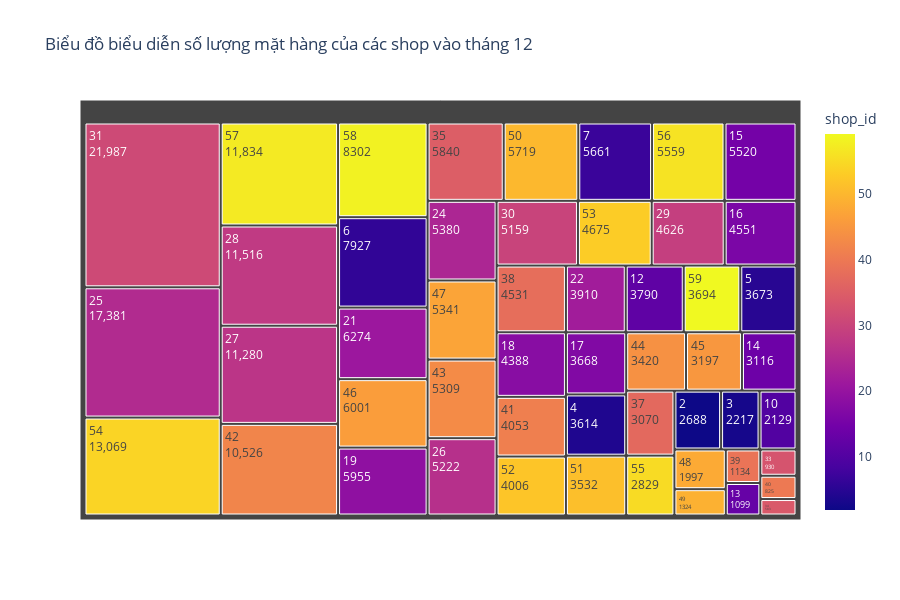

Notebook source saved alongside this figure:
### Markdown cell above
- `Tree map` rất phù hợp để trực quan cho dữ liệu có nhiều loại phân biệt khác nhau.
> Dùng `tree map` để có thể quan sát rõ hơn nhiều shop và số lượng mặt hàng của mỗi shop bán được.

### Code cell
plt.rcParams['figure.dpi'] = 360

import plotly.express as px

# Tạo Treemap
fig = px.treemap(grouped_shop, path=['shop_id'], values='item_id', color='shop_id',
                 hover_data=['shop_id'], color_discrete_sequence=px.colors.qualitative.D3_r,
                 width=900, height=600, title='Biểu đồ biểu diễn số lượng mặt hàng của các shop vào tháng 12')

# Cấu hình thông tin hiển thị
fig.update_traces(textinfo='label+value', hovertemplate='<b>%{label}</b><br>Value: %{value}')


# Hiển thị biểu đồ
fig.show()

### Figure 1 — Plotly figure (JSON) as saved in the notebook; plotly's stock layout.template omitted (floating-point values rounded to 4 significant figures)
{"data": [{"branchvalues": "total", "customdata": [[2, 2], [3, 3], [4, 4], [5, 5], [6, 6], [7, 7], [10, 10], [12, 12], [13, 13], [14, 14], [15, 15], [16, 16], [17, 17], [18, 18], [19, 19], [21, 21], [22, 22], [24, 24], [25, 25], [26, 26], [27, 27], [28, 28], [29, 29], [30, 30], [31, 31], [33, 33], [34, 34], [35, 35], [37, 37], [38, 38], [39, 39], [40, 40], [41, 41], [42, 42], [43, 43], [44, 44], [45, 45], [46, 46], [47, 47], [48, 48], [49, 49], [50, 50], [51, 51], [52, 52], [53, 53], [54, 54], [55, 55], [56, 56], [57, 57], [58, 58], [59, 59]], "domain": {"x": [0, 1], "y": [0, 1]}, "hovertemplate": "<b>%{label}</b><br>Value: %{value}", "ids": ["2", "3", "4", "5", "6", "7", "10", "12", "13", "14", "15", "16", "17", "18", "19", "21", "22", "24", "25", "26", "27", "28", "29", "30", "31", "33", "34", "35", "37", "38", "39", "40", "41", "42", "43", "44", "45", "46", "47", "48", "49", "50", "51", "52", "53", "54", "55", "56", "57", "58", "59"], "labels": ["2", "3", "4", "5", "6", "7", "10", "12", "13", "14", "15", "16", "17", "18", "19", "21", "22", "24", "25", "26", "27", "28", "29", "30", "31", "33", "34", "35", "37", "38", "39", "40", "41", "42", "43", "44", "45", "46", "47", "48", "49", "50", "51", "52", "53", "54", "55", "56", "57", "58", "59"], "marker": {"coloraxis": "coloraxis", "colors": [2, 3, 4, 5, 6, 7, 10, 12, 13, 14, 15, 16, 17, 18, 19, 21, 22, 24, 25, 26, 27, 28, 29, 30, 31, 33, 34, 35, 37, 38, 39, 40, 41, 42, 43, 44, 45, 46, 47, 48, 49, 50, 51, 52, 53, 54, 55, 56, 57, 58, 59]}, "name": "", "parents": ["", "", "", "", "", "", "", "", "", "", "", "", "", "", "", "", "", "", "", "", "", "", "", "", "", "", "", "", "", "", "", "", "", "", "", "", "", "", "", "", "", "", "", "", "", "", "", "", "", "", ""], "textinfo": "label+value", "type": "treemap", "values": [2688, 2217, 3614, 3673, 7927, 5661, 2129, 3790, 1099, 3116, 5520, 4551, 3668, 4388, 5955, 6274, 3910, 5380, 17381, 5222, 11280, 11516, 4626, 5159, 21987, 930, 583, 5840, 3070, 4531, 1134, 825, 4053, 10526, 5309, 3420, 3197, 6001, 5341, 1997, 1324, 5719, 3532, 4006, 4675, 13069, 2829, 5559, 11834, 8302, 3694]}], "layout": {"coloraxis": {"colorbar": {"title": {"text": "shop_id"}}, "colorscale": [[0, "#0d0887"], [0.1111, "#46039f"], [0.2222, "#7201a8"], [0.3333, "#9c179e"], [0.4444, "#bd3786"], [0.5556, "#d8576b"], [0.6667, "#ed7953"], [0.7778, "#fb9f3a"], [0.8889, "#fdca26"], [1, "#f0f921"]]}, "height": 600, "legend": {"tracegroupgap": 0}, "title": {"text": "Biểu đồ biểu diễn số lượng mặt hàng của các shop vào tháng 12"}, "treemapcolorway": ["#17BECF", "#BCBD22", "#7F7F7F", "#E377C2", "#8C564B", "#9467BD", "#D62728", "#2CA02C", "#FF7F0E", "#1F77B4"], "width": 900}}
